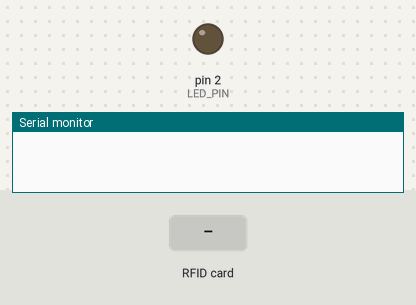
Bench run of a sketch on a simulated Arduino Uno, built with avr-gcc and run on an emulated ATmega328P. Parts: output pins drawn as LEDs (lit = HIGH), the last lines printed to the serial monitor. Inputs (shaded band) come from the test bench. Pins used as bus, display or sensor lines are not drawn.

Above: at 1.2 s.
1.3 s: RFID card EA 75 58 C5 held to the reader
At 2.7 s:
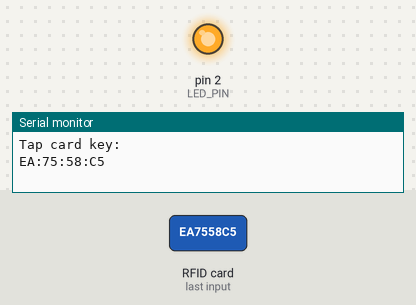
Timing chart, 0 to 7.8 s (numbered marks = the images above; inputs shaded):
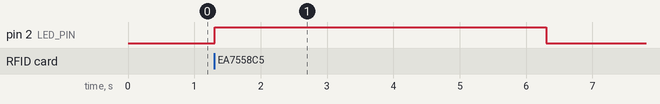

Measured:
- after the input at 1.3 s, pin 2 (LED_PIN): LOW → HIGH at once, → LOW 5.0 s later

The sketch:

My_yoututbe_code.ino
```cpp
#include "SPI.h"
#include "MFRC522.h"
/*  Connect SCK pin to pin 13 of the arduino
    Connect SDA pin to pin 10 of the arduino
    Connect MOSI pin to pin 11 of the arduino
    Connect MISO pin to pin 12 of the arduino
    IRQ unconnected
    GND to GND of the arduino
    3.3volts ot 3.3v of thea arduino
    Connect RST to pin 9 of the arduino
    */
#define SS_PIN 10
#define RST_PIN 9
#define SP_PIN 8
#define LED_PIN 2

MFRC522 rfid(SS_PIN,RST_PIN);
MFRC522 ::MIFARE_Key key;

void setup()
{
  Serial.begin(9600);
  SPI.begin();
  rfid.PCD_Init();
    pinMode(LED_PIN,OUTPUT);
}
void loop()
{
  if(!rfid.PICC_IsNewCardPresent() || !rfid.PICC_ReadCardSerial())
  return;

  // Serial.print (F("PICC type:"));
  MFRC522::PICC_Type piccType = rfid.PICC_GetType(rfid.uid.sak);
  // Serial.println(rfid.PICC_GetTypeName(piccType));

  //Check is the pICC of Classis MIFARE type
  if(piccType!= MFRC522::PICC_TYPE_MIFARE_MINI &&
    piccType!=MFRC522::PICC_TYPE_MIFARE_1K &&
    piccType != MFRC522::PICC_TYPE_MIFARE_4K)
    {
      Serial.println(F("Your tag is not of type MIFARE Classic."));
      return;
    }
    String strID="";
    for(byte i = 0;i<4;i++)
    {
      strID +=
      (rfid.uid.uidByte[i] <0x10?"0" : "")+
      String(rfid.uid.uidByte[i],HEX)+
      (i!=3? ":" : "");
    }

    strID.toUpperCase();
    Serial.println("Tap card key:");
    Serial.println(strID);

    // Test LED

  if(strID.indexOf("EA:75:58:C5")>=false||strID.indexOf("86:3B:90:BB")==false)
  {
    digitalWrite(LED_PIN,HIGH);
    delay(5000);
    digitalWrite(LED_PIN,LOW);
  }
  else
  digitalWrite(LED_PIN,LOW);

    rfid.PICC_HaltA();
    rfid.PCD_StopCrypto1();
}
```
